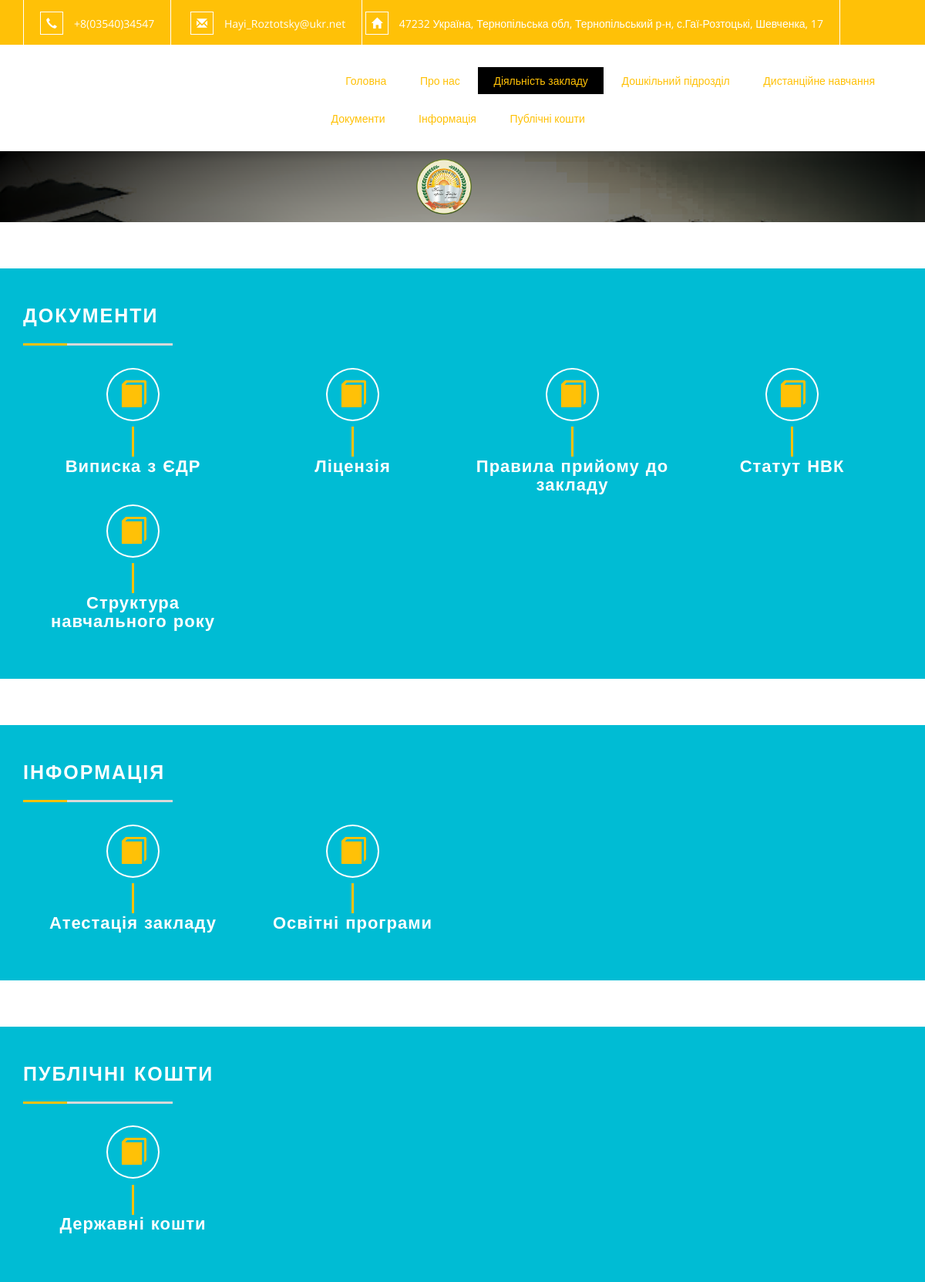
The page /dialnist.php on the database its author committed.
### tables this page shows
CREATE TABLE `documents` (
  `id` int(11) NOT NULL,
  `name` varchar(200) NOT NULL,
  `file` varchar(200) NOT NULL,
  `type_id` int(11) NOT NULL
);

### dialnist.php (the view, shortened to what this page needs)
<?php
    require("connect_db.php");
?>
<!DOCTYPE html>
<html>
<head>
<link href="css/bootstrap.css" rel="stylesheet" type="text/css" media="all" />
<link href="css/popup-box.css" rel="stylesheet" type="text/css" media="all" />
<link rel="stylesheet" href="css/style.css" type="text/css" media="all" />
<link rel="stylesheet" 	href="css/chocolat.css" type="text/css" media="all">
</head>
<body>
	<div class="header">
		<div class="container">
			<div class="w3l_header_left">
				<ul>
					<li><span class="glyphicon glyphicon-earphone" aria-hidden="true"></span>+8(03540)34547</li>
					<li><span class="glyphicon glyphicon-envelope" aria-hidden="true"></span><a href="mailto:Hayi_Roztotsky@ukr.net">Hayi_Roztotsky@ukr.net</a></li>
					<li><span class="glyphicon glyphicon-home" aria-hidden="true"></span>47232 Україна, Тернопільська обл, Тернопільський р-н, с.Гаї-Розтоцькі, Шевченка, 17</li>
				</ul>
			</div>
			<div class="clearfix"> </div>
		</div>
	</div>
	<div class="logo-navigation-w3layouts">
		<div class="container">
		<div class=" agileits w3layouts" style="width:79%; float:right;">
			<nav class="navbar agileits w3layouts navbar-default">
				<div class="navbar-collapse agileits w3layouts collapse hover-effect" id="navbar">
					<ul class="agileits w3layouts">
						<li class="agileits w3layouts"><a href="index.php">Головна</a></li>
						<li class="agileits w3layouts"><a href="about.php">Про нас</a></li>
						<li class="agileits w3layouts"><a class="active" href="dialnist.php">Діяльність закладу</a></li>
						<li class="agileits w3layouts"><a href="preschool.php">Дошкільний підрозділ</a></li>
						<li class="agileits w3layouts"><a href="homelearning.php">Дистанційне навчання</a></li>
					</ul>
				</div>
			</nav>
		</div>
	</div>
	<div class="container">
		<div class=" agileits w3layouts" style="width:67%; float:center;">
			<nav class="navbar agileits w3layouts navbar-default">
				<div class="navbar-collapse agileits w3layouts collapse hover-effect" id="navbar">
					<ul class="agileits w3layouts">
						<li class="agileits w3layouts"><a class="scroll" href="#doc">Документи</a></li>
						<li class="agileits w3layouts"><a class="scroll" href="#info">Інформація</a></li>
						<li class="agileits w3layouts"><a class="scroll" href="#money">Публічні кошти</a></li>
					</ul>
				</div>
			</nav>
		</div>
		</div>
	</div>
	<div style="background: url('images/banner4.png') no-repeat 0px 0px; background-size:cover; min-height: 50px;">
		<p><img  style="width:6%; margin-top:10px; margin-bottom:10px; margin-left: 45%; margin-right: 45%;" src="images/logo.png" alt=" " /></p>
	</div>
	<br><br><br>
	<div class="services" id="doc">
		<div class="container">
			<h3>Документи</h3>
			<?php
		$sql='SELECT * FROM documents WHERE type_id=1';
		$res=mysqli_query($connect, $sql);
		$i=0;
		while($t=mysqli_fetch_array($res)){
			if($i==4){
				$i=0;
			}
			echo '<div class="col-md-3 services-grids services-grids1"><a href="'.$t[2].'"><span class="glyphicon glyphicon-book" aria-hidden="true"></span><h4>'.$t[1].'</h4></a></div>';
			$i+=1;
			if($i==4){
				echo '<div class="clearfix"></div>';
			}
		} ?>
		</div>
	</div>
	<br><br><br>
	<div class="services" id="info">
	<div class="container">
			<h3>Інформація</h3>
			<?php
		$sql='SELECT * FROM documents WHERE type_id=2';
		$res=mysqli_query($connect, $sql);
		while($t=mysqli_fetch_array($res)){
			echo '<div class="col-md-3 services-grids services-grids1"><a href="'.$t[2].'"><span class="glyphicon glyphicon-book" aria-hidden="true"></span><h4>'.$t[1].'</h4></a></div>';
		} ?>
		</div>
	</div>
	<br><br><br>
	<div class="services" id="money">
		<div class="container">
			<h3>Публічні кошти</h3>
			<?php
		$sql='SELECT * FROM documents WHERE type_id=3';
		$res=mysqli_query($connect, $sql);
		while($t=mysqli_fetch_array($res)){
			echo '<div class="col-md-3 services-grids services-grids1"><a href="'.$t[2].'"><span class="glyphicon glyphicon-book" aria-hidden="true"></span><h4>'.$t[1].'</h4></a></div>';
		} ?>
		</div>
	</div>
</body>
</html>

### css/chocolat.css (style rules this page uses)
body { margin:0; padding:0; }

### rows shown on the page
documents: name "Виписка з ЄДР"
documents: name "Ліцензія"
documents: name "Правила прийому до закладу"
documents: name "Статут НВК"
documents: name "Структура навчального року"
documents: name "Атестація закладу"
documents: name "Освітні програми"
documents: name "Державні кошти"
